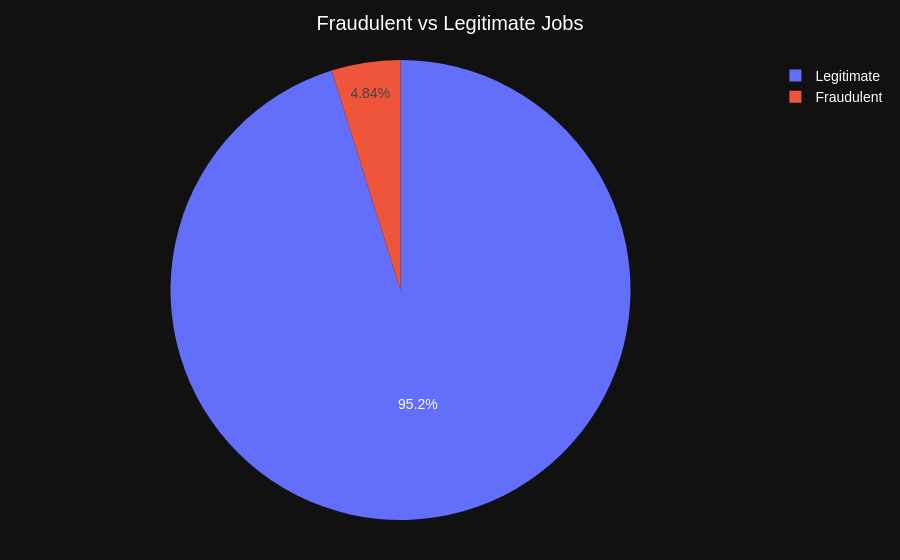

Here is the notebook cell this chart was saved with:
### Code cell
fraud = (
    df["fraudulent"]
    .value_counts()
    .reset_index()
)

fraud.columns = ["Type", "Count"]

fraud["Type"] = fraud["Type"].map({
    0:"Legitimate",
    1:"Fraudulent"
})

fig = px.pie(
    fraud,
    names="Type",
    values="Count",
    title="Fraudulent vs Legitimate Jobs"
)
fig.update_layout(**layout_config)
fig.show()

### Figure 1 — Plotly figure (JSON) as saved in the notebook; plotly's stock layout.template omitted (floating-point values rounded to 4 significant figures)
{"data": [{"domain": {"x": [0, 1], "y": [0, 1]}, "hovertemplate": "Type=%{label}<br>Count=%{value}<extra></extra>", "labels": ["Legitimate", "Fraudulent"], "legendgroup": "", "name": "", "showlegend": true, "type": "pie", "values": [17014, 866]}], "layout": {"font": {"color": "white", "family": "Arial", "size": 14}, "legend": {"tracegroupgap": 0}, "margin": {"b": 40, "l": 40, "r": 40, "t": 60}, "title": {"text": "Fraudulent vs Legitimate Jobs", "x": 0.5}}}
